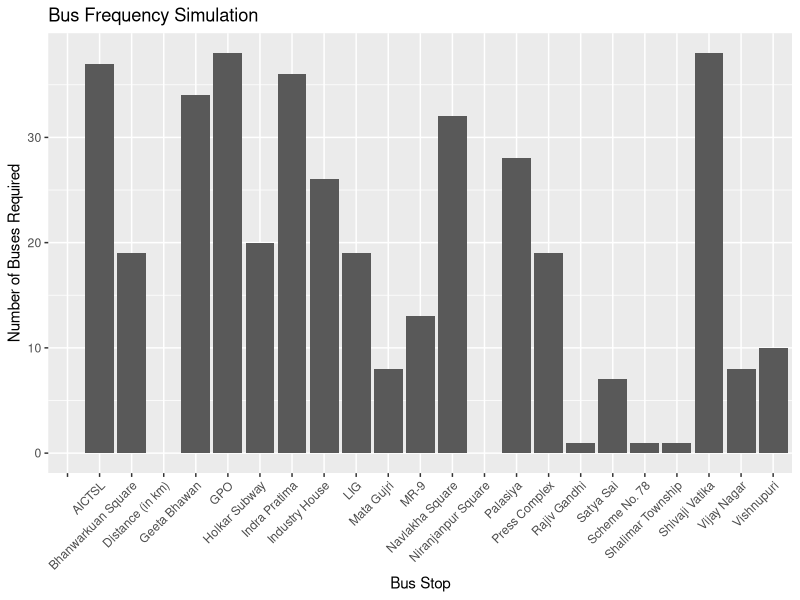

Generate this figure with R:
## ---- chunk 1
knitr::opts_chunk$set(echo = TRUE)
## ---- chunk 2
library(dplyr)
library(ggplot2)
set.seed(616)

bus_data <- read.csv("updated_bus_data.csv",header=TRUE)

bus_data <- bus_data %>%
  mutate(
    HourlyDemand = `Hourly.Demand`,
    BusesRequiredMax = `Buses.Required.maximum`,
    BusesRequiredMin = `Buses.Required.minmum`
  )

# Bus frequencies Simulation based on demand
simulate_bus_frequencies <- function(data, threshold) {
  data %>%
    mutate(
      BusFrequency = ifelse(HourlyDemand > threshold, BusesRequiredMax, BusesRequiredMin)
    )
}

threshold = 200 # Threshold for hourly demand
simulation_result <- simulate_bus_frequencies(bus_data, threshold)

# Plot
ggplot(simulation_result, aes(x = `Bus.Stop.Name`, y = BusFrequency)) +
  geom_bar(stat = "identity") +
  theme(axis.text.x = element_text(angle = 45, hjust = 1))+
  labs(
    title = "Bus Frequency Simulation",
    x = "Bus Stop",
    y = "Number of Buses Required"
    
)




